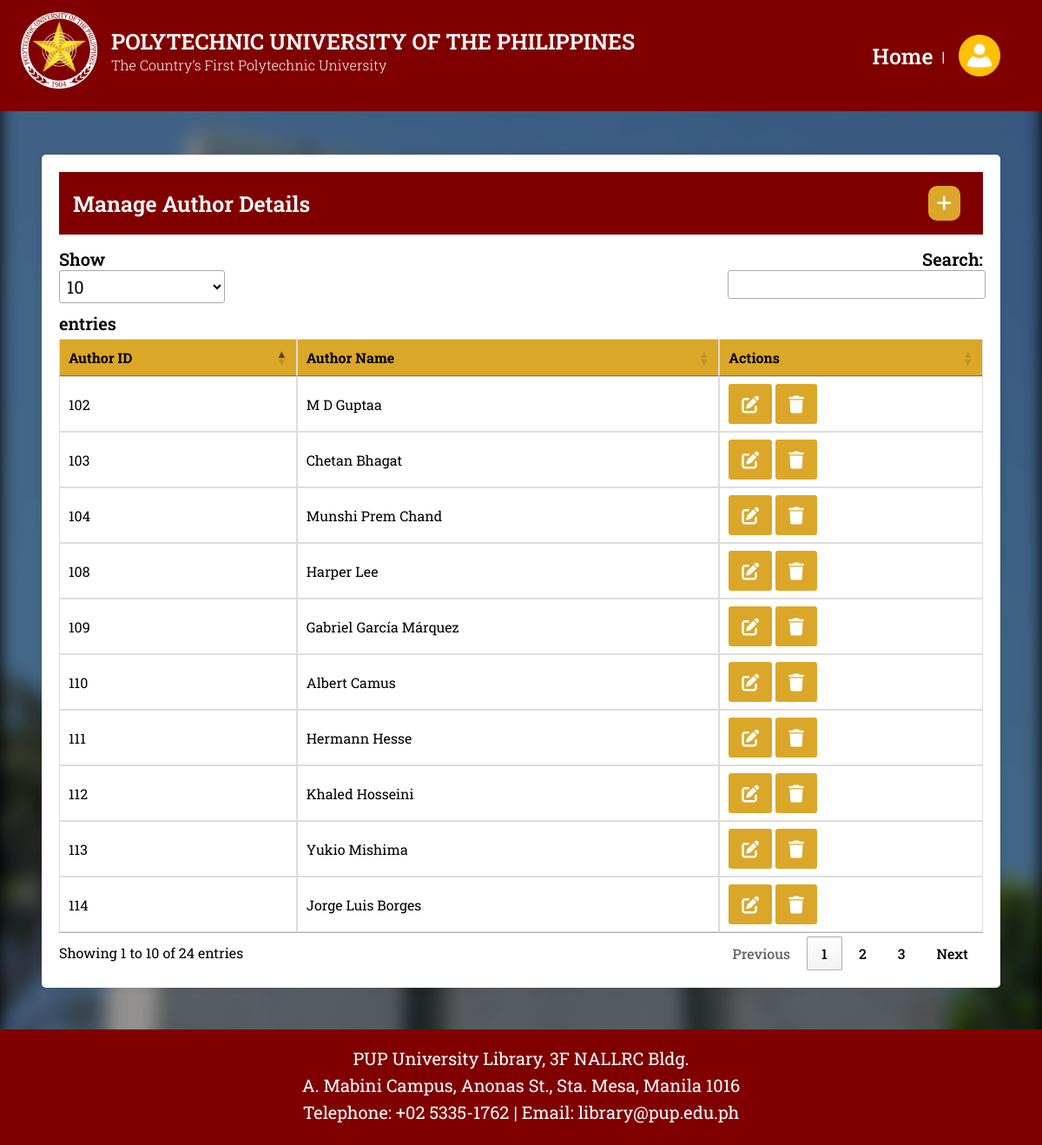
Screenshot of /admin/manage_author.php with the database file from the repository.
### tables this page shows
CREATE TABLE `authors` (
  `author_id` int(11) NOT NULL AUTO_INCREMENT,
  `author_name` varchar(250) NOT NULL,
  PRIMARY KEY (`author_id`)
);

### admin/manage_author.php (the view, shortened to what this page needs)
<!DOCTYPE html>
<html lang="en">
<head>
  <link rel="stylesheet" href="../css/admin.css" />
  <link rel="stylesheet" type="text/css" href="https://cdn.datatables.net/1.10.25/css/jquery.dataTables.min.css">
</head>
<body>
  <?php include('admin_navbar.php') ?>
  <div class="content">
    <div class="card">
      <div class="card-header">
        <h1>Manage Author Details</h1>
        <div class="header-button">
          <a href="add_author.php">
            <i class="fa-solid fa-plus"></i>
          </a>
        </div>
      </div>
      <div class="card-body">
        <form>
          <table id="myTable" class="table">
            <thead>
              <tr>
                <th>Author ID</th>
                <th>Author Name</th>
                <th>Actions</th>
              </tr>
            </thead>
            <tbody>
              <?php
              $connection = mysqli_connect("localhost", "admin", "password");
              $query = "SELECT * FROM authors";
              $query_run = mysqli_query($connection, $query);
              while ($row = mysqli_fetch_assoc($query_run)) {
                ?>
                <tr>
                  <td>
                    <?php echo $row['author_id']; ?>
                  </td>
                  <td>
                    <?php echo $row['author_name']; ?>
                  </td>
                  <td>
                    <button class="btn edit-btn" data-auth-id="<?php echo $row['author_id']; ?>">
                      <i class="fa-solid fa-pen-to-square"></i>
                    </button>
                    <button class="btn delete-btn" data-auth-id="<?php echo $row['author_id']; ?>">
                      <i class="fa-solid fa-trash"></i>
                    </button>
                  </td>
                </tr>
                <?php
              }
              ?>
            </tbody>
          </table>
        </form>
      </div>
    </div>
  </div>
</body>
<?php include('../includes/footer.php'); ?>
</html>

### css/admin.css (style rules this page uses)
* { margin: 0; padding: 0; box-sizing: border-box; font-family: 'Roboto Slab', serif; }
:root { --primary: #800000; --primary-dark: #4d0000; --secondary: #dba729; --secondary-dark: #a7801f; --text: #FFFFFF; }
body { background-color: #000000; margin: 0; padding: 0; }
body::before { content: ""; position: fixed; top: 0; right: 0; bottom: 0; left: 0; background-image: url("../assets/home_bg.jpg"); background-size: cover; filter: blur(10px); opacity: .6; z-index: -1; }
.content { display: block; margin: 3rem; }
.card { display: flex; flex-direction: column; justify-content: center; margin: auto; min-width: 350px; padding: 20px; background-color: #fff; border-radius: 5px; box-shadow: 0 0 10px rgba(0, 0, 0, 0.1); margin-top: 50px; }
.card .card-header { display: flex; align-items: center; justify-content: space-between; background-color: var(--primary); color: var(--text); padding: 1rem; margin-bottom: 15px; }
.card-header .header-button { display: flex; align-items: end; }
.header-button a { display: flex; color: var(--text); margin-right: 10px; padding: 10px; font-size: 20px; font-style: normal; font-weight: 500; line-height: normal; text-decoration: none; background-color: var(--secondary); transition: background-color 0.3s ease, color 0.3s ease; border-radius: 10px; }
.card button { background-color: var(--secondary); color: #fff; padding: 10px 15px; border: none; border-radius: 3px; cursor: pointer; font-size: 20px; font-style: normal; font-weight: 500; line-height: normal; transition: background-color 0.3s ease; }
.table { width: 100%; border-collapse: collapse; }
.table th, .table td { border: 1px solid #ddd; padding: 8px; text-align: left; }
.table td { font-size: 16px; font-style: normal; font-weight: 400; line-height: normal; }
.table th { font-size: 16px; font-style: normal; font-weight: 600; line-height: normal; background-color: var(--secondary); }
h1 { font-size: 25px; font-style: normal; font-weight: 600; line-height: normal; }

### rows the page displays
authors: author_id "102", author_name "M D Guptaa"
authors: author_id "103", author_name "Chetan Bhagat"
authors: author_id "104", author_name "Munshi Prem Chand"
authors: author_id "108", author_name "Harper Lee"
authors: author_id "109", author_name "Gabriel García Márquez"
authors: author_id "110", author_name "Albert Camus"
authors: author_id "111", author_name "Hermann Hesse"
authors: author_id "112", author_name "Khaled Hosseini"
authors: author_id "113", author_name "Yukio Mishima"
authors: author_id "114", author_name "Jorge Luis Borges"
